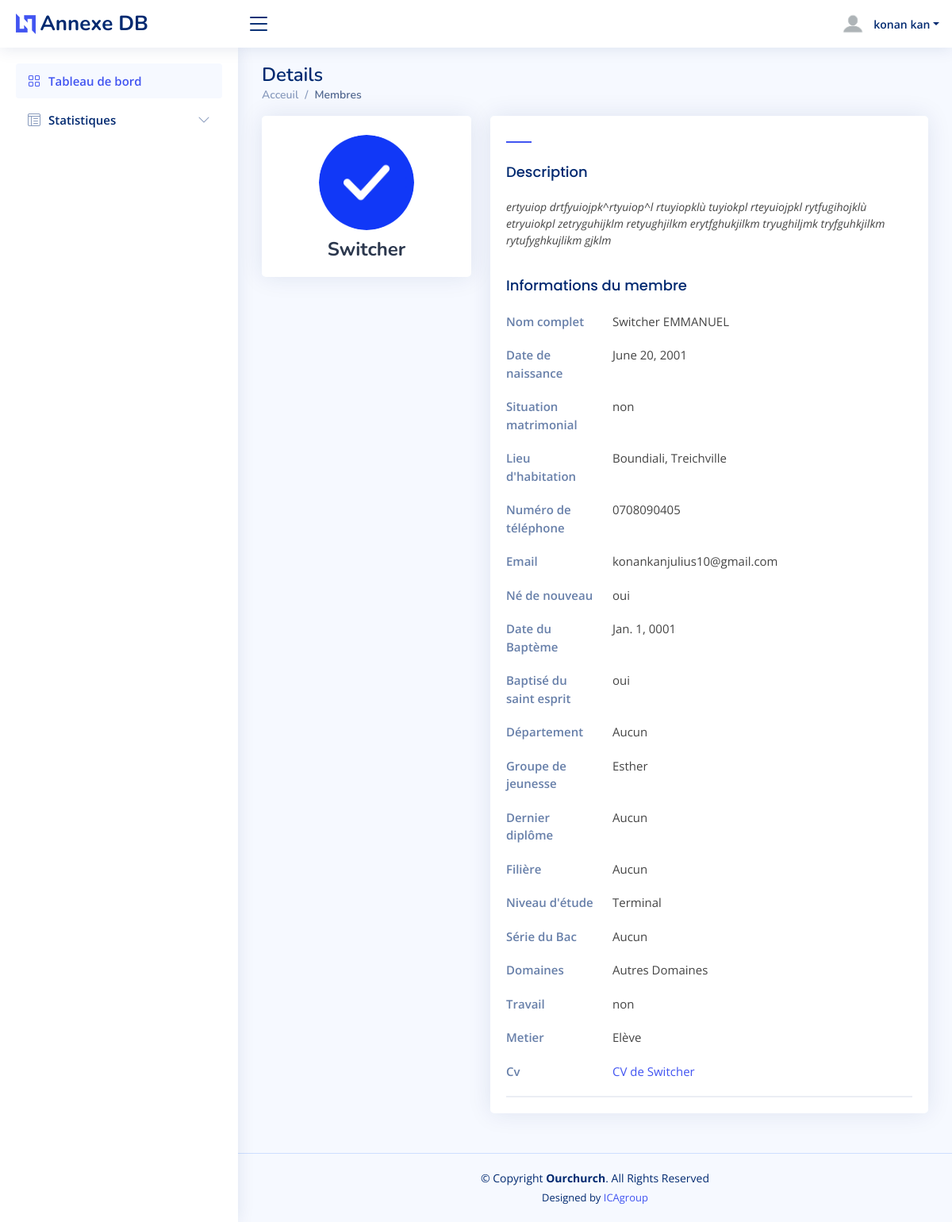
Screenshot of /comptes/10/ (signed in) with the database file from the repository.
### formulaires/models.py (models this page shows, shortened)
class professionnal(models.Model):
    CHOIX = [
        ("oui","oui"),
        ("non","non")
    ]
    secteurs_activite = [
        ('agriculture', 'Agriculture'),
        ('telecommunications', 'Télécommunications'),
        ('petrole_gaz', 'Pétrole et gaz'),
        ('banque_finance', 'Banque et finance'),
        ('energie', 'Énergie'),
        ('tourisme', 'Tourisme'),
        ('commerce', 'Commerce'),
        ('construction_immobilier', 'Construction et immobilier'),
        ('manufacturier', 'Manufacturier'),
        ('services', 'Services'),
        ('transport_logistique', 'Transport et logistique'),
        ('technologie', 'Technologie de l\'information'),
        ('education', 'Éducation'),
        ('sante', 'Santé'),
        ('media', 'Média et communication'),
        ('mode', 'Mode et textile'),
        ('art_culture', 'Art et culture'),
        ('sport', 'Sport et loisirs'),
        ('restauration', 'Restauration'),
        ('automobile', 'Automobile'),
        ('environnement', 'Environnement'),
    ]
    person = models.ForeignKey(scolaire,null=True, on_delete=models.CASCADE)
    domaine = models.CharField(max_length=80, null=True, blank=True, choices=secteurs_activite)
    working = models.CharField(max_length=3,null=True, blank=True, choices=CHOIX)
    metier= models.CharField(max_length=80,null=True, blank=True)
    description = models.TextField(blank=True, default=None)
    cv = models.FileField(upload_to='PDF/CV/', null=True)
    image_de_profil = models.ImageField(upload_to='Pictures/profil', null=True)

class Person(models.Model):
    villes = [
        ("Abengourou", "Abengourou"),
        ("Abidjan", "Abidjan"),
        ("Aboisso", "Aboisso"),
        ("Adzopé", "Adzopé"),
        ("Agboville", "Agboville"),
        ("Akoupé", "Akoupé"),
        ("Anyama", "Anyama"),
        ("Bingerville", "Bingerville"),
        ("Bondoukou", "Bondoukou"),
        ("Bouaflé", "Bouaflé"),
        ("Bouaké", "Bouaké"),
        ("Boundiali", "Boundiali"),
        ("Dabou", "Dabou"),
        ("Daloa", "Daloa"),
        ("Daoukro", "Daoukro"),
        ("Dimbokro", "Dimbokro"),
        ("Divo", "Divo"),
        ("Ferkessédougou", "Ferkessédougou"),
        ("Gagnoa", "Gagnoa"),
        ("Grand-Bassam", "Grand-Bassam"),
        ("Guiglo", "Guiglo"),
        ("Issia", "Issia"),
        ("Katiola", "Katiola"),
        ("Korhogo", "Korhogo"),
        ("Lakota", "Lakota"),
        ("Man", "Man"),
        ("Odienné", "Odienné"),
        ("San-Pédro", "San-Pédro"),
        ("Sassandra", "Sassandra"),
        ("Séguéla", "Séguéla"),
        ("Soubré", "Soubré"),
        ("Tiassalé", "Tiassalé"),
        ("Toumodi", "Toumodi"),
        ("Yamoussoukro", "Yamoussoukro"),
        ("Zuénoula", "Zuénoula")
    ]
    communes = [
        ('abobo', 'Abobo'),
        ('adjame', 'Adjamé'),
        ('anyama', 'Anyama'),
        ('attecoube', 'Attécoubé'),
        ('bingerville', 'Bingerville'),
        ('cocody', 'Cocody'),
        ('koumassi', 'Koumassi'),
        ('marcory', 'Marcory'),
        ('plateau', 'Plateau'),
        ('port-bouet', 'Port-Bouët'),
        ('treichville', 'Treichville'),
        ('yopougon', 'Yopougon'),
    ]
    name = models.CharField(max_length=100)
    prenoms = models.CharField(max_length=100)
    email = models.EmailField(max_length=80)
    numero = models.CharField(max_length=14)
    date = models.DateField(null=True, default=None)
    location = models.CharField(max_length=100, blank=True, choices=villes)
    commune = models.CharField(max_length=100, blank=True, choices=communes)
    status = models.CharField(max_length=100)
    genre = models.CharField(max_length=10)

class spirit(models.Model):
    CHOIX = [
        ("oui","oui"),
        ("non","non")
    ]
    DEPARTEMENT = [
        ("ESTER","ESTHER"),
        ("EMMANUEL","EMMANUEL"),
        ("JOSUE","JOSUE"),
        ("OSE","OSE"),
    ]
    COMMIT = [
        ("ORDRE ET ACCEUIL", "ORDRE ET ACCEUIL"),
        ("COMMITE SOCIAL", "COMMITE SOCIAL")
    ]
    person = models.ForeignKey(Person,null=True, blank=True, on_delete=models.CASCADE)
    baptism_water = models.CharField(max_length=3, default=None, choices=CHOIX)
    date = models.DateField(null=True, blank=True)
    baptism_spirit = models.CharField(max_length=3, default=None, choices=CHOIX)
    community = models.CharField(max_length=16,null=True, blank=True, default=None, choices=COMMIT)
    jeunesse = models.CharField(max_length=8,null=True, blank=True, default=None, choices=DEPARTEMENT)

class scolaire(models.Model):
    LEVEL = [
        ("JE CONTINUE LES COURS","JE CONTINUE LES COURS"),
        ("CP1","CP1"),
        ("CP2","CP2"),
        ("CE1","CE1"),
        ("CE2","CE2"),
        ("CM1","CM1"),
        ("CM2","CM2"),
        ("SIXIEME","SIXIEME"),
        ("CINQUIEME","CINQUIEME"),
        ("QUATRIEME","QUATRIEME"),
        ("TROISIEME","TROISIEME"),
        ("SECOND","SECOND"),
        ("PREMIERE","PREMIERE"),
        ("TERMINAL","TERMINAL"),
        ("LICENCE 1","LICENCE 1"),
        ("LICENCE 2","LICENCE 2"),
        ("LICENCE 3","LICENCE 3"),
        ("MASTER 1","MASTER 1"),
        ("MASTER 2","MASTER 2"),
        ("DOCTORAT","DOCTORAT")
    ]
    DIPLOME = [
        ("CEPE","CEPE"),
        ("BEPEC","BEPEC"),
        ("BACCALAUREAT","BACCALAUREAT"),
        ("BTS","BTS"),
        ("LICENCE 3","LICENCE 3"),
        ("MASTER","MASTER"),
        ("DOCTORAT","DOCTORAT"),
        ("DUT","DUT"),
    ]
    TYPES = [
        ("A","A"),
        ("B","B"),
        ("C","C"),
        ("D","D"),
        ("E","E"),
        ("F","F"),
        ("G","G"),
    ]
    person = models.ForeignKey(spirit,null=True,default=None, on_delete=models.CASCADE)
    niveau = models.CharField(max_length=21,null=True, blank=True, choices=LEVEL)
    diplomes = models.CharField(max_length=12,null=True, blank=False, choices=DIPLOME)
    series = models.CharField(max_length=12,null=True, blank=True, choices=TYPES)
    filieres = models.CharField(max_length=36,null=True, blank=True)

### comptes/views.py (the view)
# urls.py: path('<int:person_id>/', views.details, name="details"),
def details(request, person_id):
    if not request.user.is_authenticated:
        return redirect('connexion')
    context = {
        'person': get_object_or_404(Person, pk=person_id),
        'spirit': get_object_or_404(spirit, pk=person_id),
        'scolaire': get_object_or_404(scolaire, pk=person_id),
        'professionnal': get_object_or_404(professionnal, pk=person_id),
    }
    return render(request, 'pages/details.html', context)

### comptes/templates/pages/details.html (shortened to what this page needs)
{% load static %}
{% include 'main/header/header.html' %}
<body>
    <header>
    {% include 'main/menu/menu.html' %}
    </header>
    <main id="main" class="main">
        <div class="pagetitle">
          <h1>Details</h1>
          <nav>
            <ol class="breadcrumb">
              <li class="breadcrumb-item"><a href="{% url 'index' %}">Acceuil</a></li>
              <li class="breadcrumb-item active">Membres</li>
            </ol>
          </nav>
        </div>
        <section class="section profile">
          <div class="row">
            <div class="col-xl-4">
              <div class="card">
                <div class="card-body profile-card pt-4 d-flex flex-column align-items-center">
                  <img src="/media/{{professionnal.image_de_profil}}" alt="Profile" class="rounded-circle">
                  <h2>{{person.name}}</h2>
                </div>
              </div>
            </div>
            <div class="col-xl-8">
              <div class="card">
                <div class="card-body pt-3">
                  <ul class="nav nav-tabs nav-tabs-bordered">
                    <li class="nav-item">
                      <button class="nav-link active" data-bs-toggle="tab" data-bs-target="#profile-overview"></button>
                    </li>
                  <div class="tab-content pt-2">
                    <div class="tab-pane fade show active profile-overview" id="profile-overview">
                      <h5 class="card-title">Description</h5>
                      <p class="small fst-italic">{{professionnal.description}}</p>
                      <h5 class="card-title">Informations du membre</h5>
                      <div class="row">
                        <div class="col-lg-3 col-md-4 label ">Nom complet</div>
                        <div class="col-lg-9 col-md-8">{{person.name}} {{person.prenoms}}</div>
                      </div>
                      <div class="row">
                        <div class="col-lg-3 col-md-4 label ">Date de naissance</div>
                        <div class="col-lg-9 col-md-8">{{person.date}}</div>
                      </div>
                      <div class="row">
                        <div class="col-lg-3 col-md-4 label ">Situation matrimonial</div>
                        <div class="col-lg-9 col-md-8">{{person.status}}</div>
                      </div>
                      <div class="row">
                        <div class="col-lg-3 col-md-4 label">Lieu d'habitation</div>
                        <div class="col-lg-9 col-md-8">{{person.location}}, {{person.commune}}</div>
                      </div>
                      <div class="row">
                        <div class="col-lg-3 col-md-4 label">Numéro de téléphone</div>
                        <div class="col-lg-9 col-md-8">{{person.numero}}</div>
                      </div>
                      <div class="row">
                        <div class="col-lg-3 col-md-4 label">Email</div>
                        <div class="col-lg-9 col-md-8">{{person.email}}</div>
                      </div>
                      <div class="row">
                        <div class="col-lg-3 col-md-4 label">Né de nouveau</div>
                        <div class="col-lg-9 col-md-8">{{spirit.baptism_water}}</div>
                      </div>
                      <div class="row">
                        <div class="col-lg-3 col-md-4 label">Date du Baptème</div>
                        <div class="col-lg-9 col-md-8">{{spirit.date}} </div>
                      </div>
                      <div class="row">
                        <div class="col-lg-3 col-md-4 label">Baptisé du saint esprit</div>
                        <div class="col-lg-9 col-md-8">{{spirit.baptism_spirit}}</div>
                      </div>
                      <div class="row">
                        <div class="col-lg-3 col-md-4 label">Département</div>
                        <div class="col-lg-9 col-md-8">{{spirit.community}}</div>
                      </div>
                      <div class="row">
                        <div class="col-lg-3 col-md-4 label">Groupe de jeunesse</div>
                        <div class="col-lg-9 col-md-8">{{spirit.jeunesse}} </div>
                      </div>
                      <div class="row">
                        <div class="col-lg-3 col-md-4 label">Dernier diplôme</div>
                        <div class="col-lg-9 col-md-8">{{scolaire.diplomes}}</div>
                      </div>
                      <div class="row">
                        <div class="col-lg-3 col-md-4 label">Filière</div>
                        <div class="col-lg-9 col-md-8">{{scolaire.filieres}}</div>
                      </div>
                      <div class="row">
                        <div class="col-lg-3 col-md-4 label">Niveau d'étude</div>
                        <div class="col-lg-9 col-md-8">{{scolaire.niveau}} </div>
                      </div>
                      <div class="row">
                        <div class="col-lg-3 col-md-4 label">Série du Bac</div>
                        <div class="col-lg-9 col-md-8">{{scolaire.series}}</div>
                      </div>
                      <div class="row">
                        <div class="col-lg-3 col-md-4 label">Domaines</div>
                        <div class="col-lg-9 col-md-8">{{professionnal.domaine}}</div>
                      </div>
                      <div class="row">
                        <div class="col-lg-3 col-md-4 label">Travail</div>
                        <div class="col-lg-9 col-md-8">{{professionnal.working}} </div>
                      </div>
                      <div class="row">
                        <div class="col-lg-3 col-md-4 label">Metier</div>
                        <div class="col-lg-9 col-md-8">{{professionnal.metier}}</div>
                      </div>
                      <div class="row">
                        <div class="col-lg-3 col-md-4 label">Cv</div>
                        <div class="col-lg-9 col-md-8"><a href="/media/{{professionnal.cv}}" target="_blank" >CV de {{person.name}}</a></div>
                      </div>
                    </div>
                  </div>
                </div>
              </div>
            </div>
          </div>
        </section>
      </main>
    <footer>
        {% include 'main/footer/footer.html' %}
    </footer>
</body>

### comptes/templates/main/menu/menu.html (shortened to what this page needs)
{% load static %}
<header id="header" class="header fixed-top d-flex align-items-center">
  <div class="d-flex align-items-center justify-content-between">
    <a href="{% url 'index' %}" class="logo d-flex align-items-center">
      <img src="{% static 'assets/img/logo.png'%}" alt="">
      <span class="d-none d-lg-block">Annexe DB</span>
    </a>
    <i class="bi bi-list toggle-sidebar-btn"></i>
  </div>
  <nav class="header-nav ms-auto">
    <ul class="d-flex align-items-center">
      <li class="nav-item dropdown pe-3">
        <a class="nav-link nav-profile d-flex align-items-center pe-0" href="#" data-bs-toggle="dropdown">
          <img src="{% static 'assets/img/profil.png'%}" alt="Profile" class="rounded-circle">
          <span class="d-none d-md-block dropdown-toggle ps-2">{{user.last_name}}</span>
        </a>
      </li>
    </ul>
  </nav>
</header>
<aside id="sidebar" class="sidebar">
  <ul class="sidebar-nav" id="sidebar-nav">
    <li class="nav-item">
      <a class="nav-link " href="{% url 'index'%}">
        <i class="bi bi-grid"></i>
        <span>Tableau de bord</span>
      </a>
    </li>
    <li class="nav-item">
      <a class="nav-link collapsed" data-bs-target="#tables-nav" data-bs-toggle="collapse" href="#">
        <i class="bi bi-layout-text-window-reverse"></i><span>Statistiques</span><i class="bi bi-chevron-down ms-auto"></i>
      </a>
    </li>
  </ul>
</aside>

### rows the page displays
professionnal: image_de_profil (picture), description "ertyuiop drtfyuiojpk^rtyuiop^l rtuyiopklù tuyiokpl rteyuiojpkl rytfugihojklù etryuiokpl zetryguhijklm retyughjilkm erytfghukjilkm tryughiljmk tryfguhkjilkm rytufyghkujlikm gjklm", domaine "Autres Domaines", working "non", metier "Elève"
Person: name "Switcher", prenoms "EMMANUEL", date "June 20, 2001", status "non", location "Boundiali", commune "Treichville", numero "0708090405", email "konankanjulius10@gmail.com"
spirit: baptism_water "oui", date "Jan. 1, 0001", baptism_spirit "oui", community "Aucun", jeunesse "Esther"
scolaire: diplomes "Aucun", filieres "Aucun", niveau "Terminal", series "Aucun"

### other values shown
{{ user.last_name }} "konan kan"
